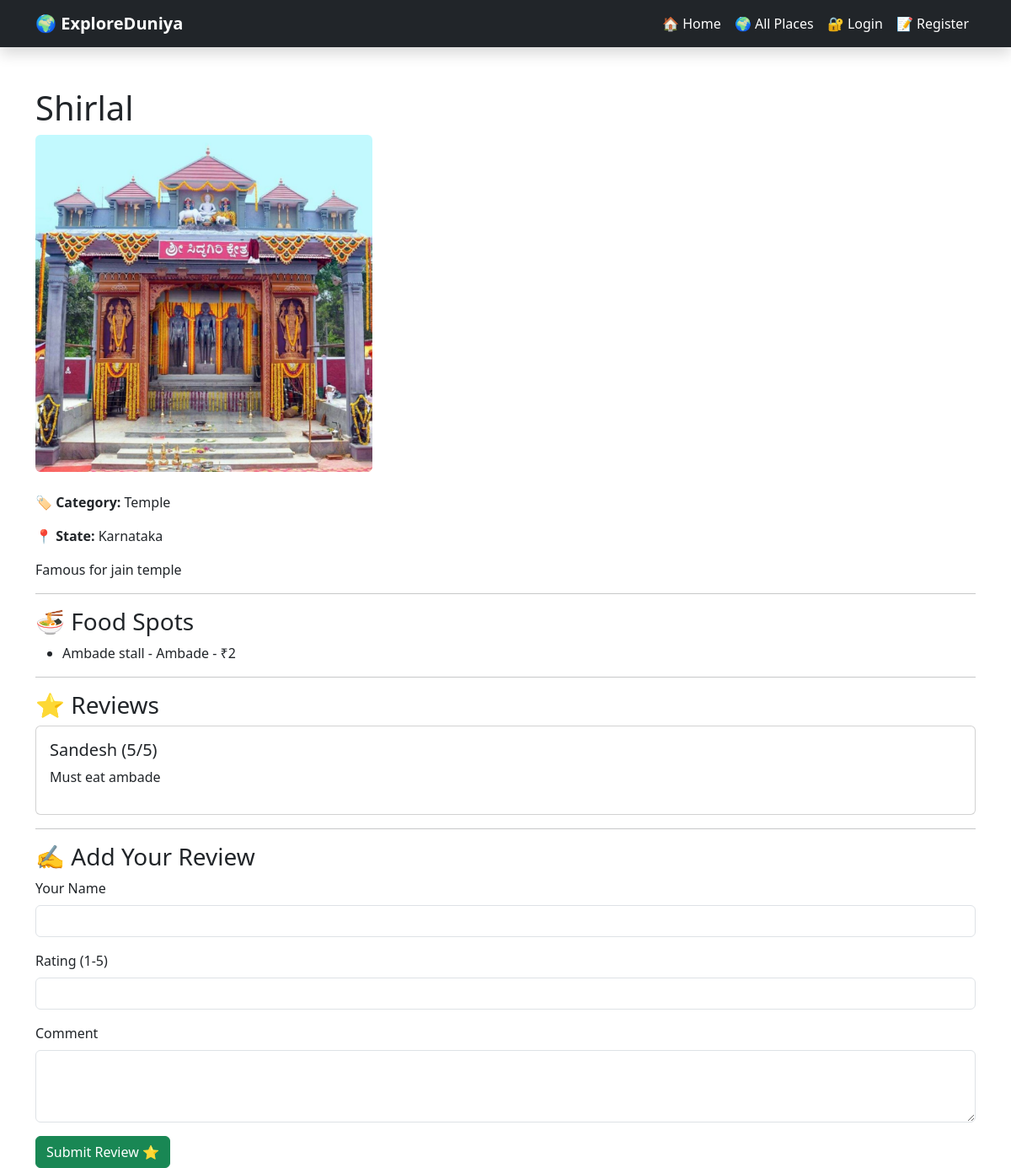
Screenshot of /places/2/ with the database file from the repository.
### places/models.py (models this page shows, shortened)
class Place(models.Model):
    CATEGORY_CHOICES = [
        ("Forest", "Forest"),
        ("Mountain", "Mountain"),
        ("Temple", "Temple"),
        ("Beach", "Beach"),
        ("Waterfall", "Waterfall"),
        ("Historical", "Historical"),
        ("Food", "Food Destination"),
    ]
    name = models.CharField(max_length=100)
    state = models.CharField(max_length=100)
    district = models.CharField(
        max_length=100,
        blank=True,
        default=""
    )
    taluk = models.CharField(
        max_length=100,
        blank=True,
        default=""
    )
    description = models.TextField()
    category = models.CharField(
        max_length=50,
        choices=CATEGORY_CHOICES,
        default="Forest"
    )
    image = models.ImageField(
        upload_to="places/",
        blank=True,
        null=True
    )

class FoodSpot(models.Model):
    place = models.ForeignKey(
        Place,
        on_delete=models.CASCADE
    )
    name = models.CharField(max_length=100)
    special_food = models.CharField(max_length=100)
    price = models.IntegerField()

class Review(models.Model):
    place = models.ForeignKey(
        Place,
        on_delete=models.CASCADE
    )
    user_name = models.CharField(max_length=100)
    rating = models.IntegerField()
    comment = models.TextField()

### places/views.py (the view, shortened to what this page needs)
def place_detail(request, place_id):
    place = get_object_or_404(Place, id=place_id)
    return render(
        request,
        "places/place_detail.html",
        {
            "place": place,
        },
    )

### places/templates/places/place_detail.html (shortened to what this page needs)
<!DOCTYPE html>
<html>
<head>
    <link href="https://cdn.jsdelivr.net/npm/bootstrap@5.3.7/dist/css/bootstrap.min.css" rel="stylesheet">
</head>
<body>
<nav class="navbar navbar-expand-lg navbar-dark bg-dark shadow">
    <div class="container">
        <a class="navbar-brand fw-bold" href="/">
            🌍 ExploreDuniya
        </a>
        <div class="navbar-nav ms-auto align-items-center">
            <a class="nav-link text-white" href="/">
                🏠 Home
            </a>
            <a class="nav-link text-white" href="/places/">
                🌍 All Places
            </a>
            {% if user.is_authenticated %}
                <a class="nav-link text-warning fw-bold" href="/suggest-place/">
                    ➕ Suggest a Place
                </a>
                <span class="nav-link text-info">
                    👋 Welcome, {{ user.username }}
                </span>
                <form action="/accounts/logout/" method="post" class="ms-2">
                    {% csrf_token %}
                    <button type="submit" class="btn btn-sm btn-danger">
                        🚪 Logout
                    </button>
                </form>
            {% else %}
                <a class="nav-link text-white" href="/accounts/login/">
                    🔐 Login
                </a>
                <a class="nav-link text-white" href="/register/">
                    📝 Register
                </a>
            {% endif %}
        </div>
    </div>
</nav>
<div class="container mt-5">
    <h1>{{ place.name }}</h1>
    {% if place.image %}
        <img
            src="{{ place.image.url }}"
            class="img-fluid rounded mb-4"
            alt="{{ place.name }}"
            style="max-height: 400px;"
        >
    {% endif %}
    <p>
        <strong>🏷️ Category:</strong>
        {{ place.category }}
    </p>
    <p>
        <strong>📍 State:</strong>
        {{ place.state }}
    </p>
    <p>
        {{ place.description }}
    </p>
    <hr>
    <h3>🍜 Food Spots</h3>
    <ul>
        {% for food in place.foodspot_set.all %}
            <li>
                {{ food.name }} -
                {{ food.special_food }} -
                ₹{{ food.price }}
            </li>
        {% empty %}
            <li>No food spots added.</li>
        {% endfor %}
    </ul>
    <hr>
    <h3>⭐ Reviews</h3>
    {% for review in place.review_set.all %}
        <div class="card mb-3">
            <div class="card-body">
                <h5>
                    {{ review.user_name }}
                    ({{ review.rating }}/5)
                </h5>
                <p>{{ review.comment }}</p>
            </div>
        </div>
    {% empty %}
        <div class="alert alert-info">
            No reviews yet.
        </div>
    {% endfor %}
    <hr>
    <h3>✍️ Add Your Review</h3>
    <form method="POST">
        <div class="mb-3">
            <label class="form-label">Your Name</label>
            <input
                type="text"
                name="user_name"
                class="form-control"
                required
            >
        </div>
        <div class="mb-3">
            <label class="form-label">Rating (1-5)</label>
            <input
                type="number"
                name="rating"
                min="1"
                max="5"
                class="form-control"
                required
            >
        </div>
        <div class="mb-3">
            <label class="form-label">Comment</label>
            <textarea
                name="comment"
                class="form-control"
                rows="3"
                required
            ></textarea>
        </div>
        <button type="submit" class="btn btn-success">
            Submit Review ⭐
        </button>
    </form>
</div>
</body>
</html>

### rows the page displays
Place: name "Shirlal", image (picture), category "Temple", state "Karnataka", description "Famous for jain temple"
FoodSpot: name "Ambade stall", special_food "Ambade", price "2"
Review: user_name "Sandesh", rating "5", comment "Must eat ambade"
